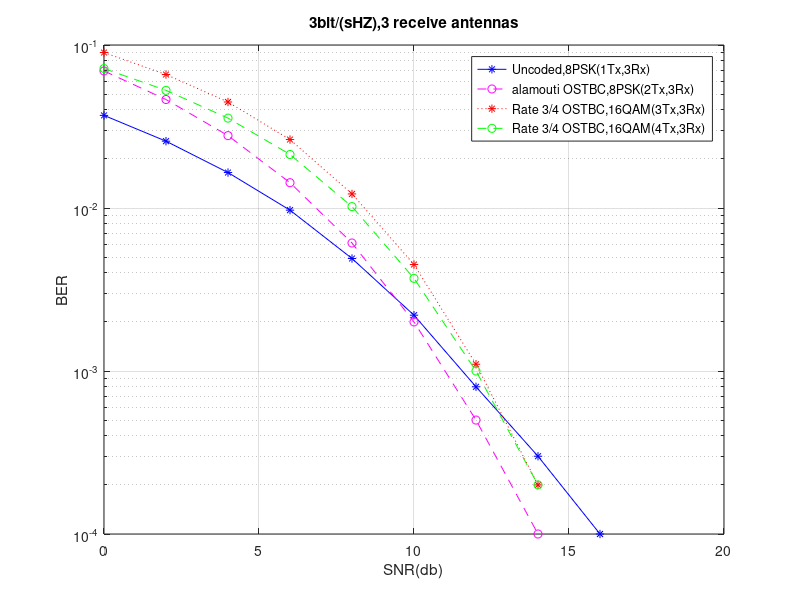

Reproduce this figure in MATLAB.
uncoded=[ 0.0370    0.0257    0.0165    0.0097    0.0049    0.0022    0.0008    0.0003    0.0001    0.0000    0.0000]
alamouti=[  0.0693    0.0463    0.0278    0.0143    0.0061    0.0020    0.0005    0.0001    0.0000         0    0.0000 ]%8 PSK
ostbc_three_TX=[ 0.0899    0.0659    0.0447    0.0263    0.0122    0.0045    0.0011    0.0002    0.0000         0         0 ]%16QAM
ostbc_four_TX=[0.0717    0.0527    0.0356    0.0213    0.0102    0.0037    0.0010    0.0002    0.0000         0         0]
SNR=[0:2:20];
semilogy(SNR,uncoded,'-b*')
hold on

semilogy(SNR,alamouti,'--mo')

semilogy(SNR,ostbc_three_TX,':r*')

semilogy(SNR,ostbc_four_TX,'--go')

legend('Uncoded,8PSK(1Tx,3Rx)','alamouti OSTBC,8PSK(2Tx,3Rx)','Rate 3/4 OSTBC,16QAM(3Tx,3Rx)','Rate 3/4 OSTBC,16QAM(4Tx,3Rx)')
xlabel('SNR(db)')
ylabel('BER')
grid on;
title('3bit/(sHZ),3 receive antennas')